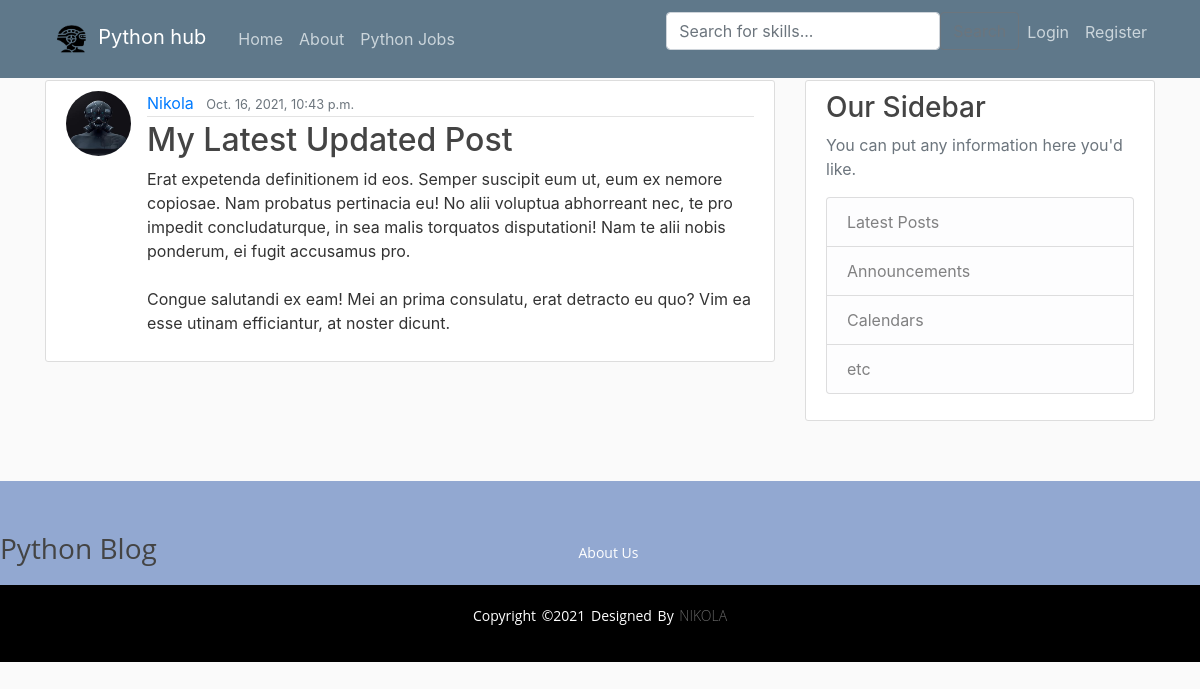
The page /post/29/ on the database its author committed.
### blog/models.py (models this page shows, shortened)
class Post(models.Model):
    title = models.CharField(max_length=100)
    content = models.TextField()
    date_posted = models.DateTimeField(default=timezone.now)
    author = models.ForeignKey(User, on_delete=models.CASCADE)

### users/models.py (models this page shows, shortened)
class Profile(models.Model):
    user = models.OneToOneField(User, on_delete=models.CASCADE)
    image = models.ImageField(default='default.jpg', upload_to='profile_pics')

### blog/views.py (the view)
# urls.py: path('post/<int:pk>/', PostDetailView.as_view(), name='post-detail'),
class PostDetailView(DetailView):
    model = Post

### blog/templates/blog/post_detail.html (shortened to what this page needs)
{% extends "blog/base.html" %}
{% block content %}
        <article class="media content-section">
          <img class ="rounded-circle article-img" src="{{ object.author.profile.image.url }}">
          <div class="media-body">
            <div class="article-metadata">
              <a class="mr-2" href="{% url 'user-posts' object.author.username %}">{{ object.author }}</a>
              <small class="text-muted">{{ object.date_posted }}</small>
            </div>
            <h2 class="article-title">{{ object.title }}</h2>
            <p class="article-content">{{ object.content }}</p>
          </div>
        </article>
{% endblock content %}

### static/css/main.css (style rules this page uses)
body { background: #fafafa; color: #333333; margin-top: 5rem; }
h1, h2, h3, h4, h5, h6 { color: #444444; }
.content-section { background: #ffffff; padding: 10px 20px; border: 1px solid #dddddd; border-radius: 3px; margin-bottom: 20px; }
.article-title { color: #444444; }
.article-content { white-space: pre-line; }
.article-img { height: 65px; width: 65px; margin-right: 16px; }
.article-metadata { padding-bottom: 1px; margin-bottom: 4px; border-bottom: 1px solid #e3e3e3 }

### rows shown on the page
Post: author.profile.image (picture), author "Nikola", date_posted "Oct. 16, 2021, 10:43 p.m.", title "My Latest Updated Post", content "Erat expetenda definitionem id eos. Semper suscipit eum ut, eum ex nemore copiosae. Nam probatus pertinacia eu! No alii voluptua abhorreant nec, te pro impedit concludaturque, in sea malis torquatos disputationi! Nam te alii nobis ponderum, ei fugit accusamus pro. Congue salutandi ex eam! Mei an prima consulatu, erat detracto eu quo? Vim ea esse utinam efficiantur, at noster dicunt."
